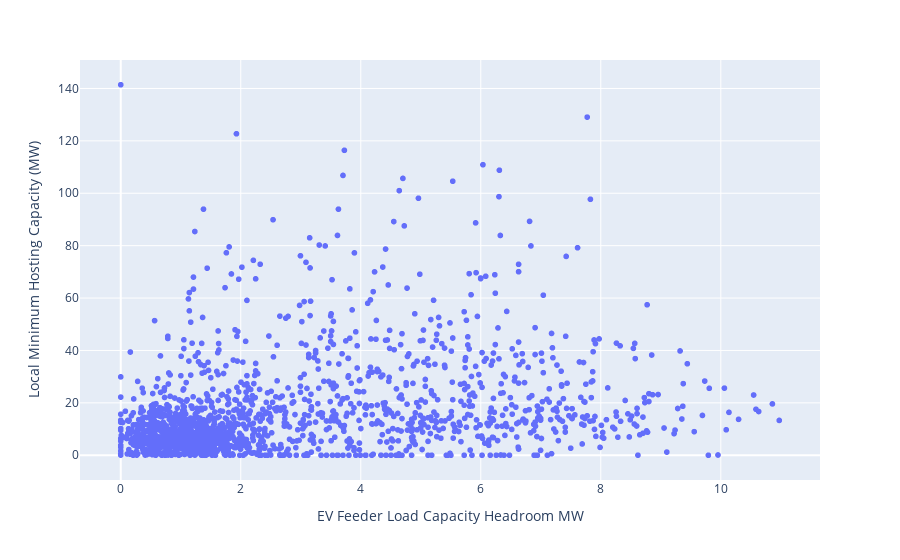

Notebook code for this chart:
### Code cell
px.scatter(df_merge, x="EV Feeder Load Capacity Headroom MW", y="Local Minimum Hosting Capacity (MW)")

### Figure 1 — Plotly figure (JSON) as saved in the notebook; plotly's stock layout.template omitted (floating-point values rounded to 4 significant figures; data arrays with more than 128 entries replaced by an {"elided": "..."} marker saying what was removed)
{"data": [{"hovertemplate": "EV Feeder Load Capacity Headroom MW=%{x}<br>Local Minimum Hosting Capacity (MW)=%{y}<extra></extra>", "legendgroup": "", "marker": {"color": "#636efa", "symbol": "circle"}, "mode": "markers", "name": "", "showlegend": false, "type": "scattergl", "x": {"elided": "1710 float values"}, "xaxis": "x", "y": {"elided": "1710 float values"}, "yaxis": "y"}], "layout": {"legend": {"tracegroupgap": 0}, "margin": {"t": 60}, "xaxis": {"anchor": "y", "domain": [0, 1], "title": {"text": "EV Feeder Load Capacity Headroom MW"}}, "yaxis": {"anchor": "x", "domain": [0, 1], "title": {"text": "Local Minimum Hosting Capacity (MW)"}}}}
